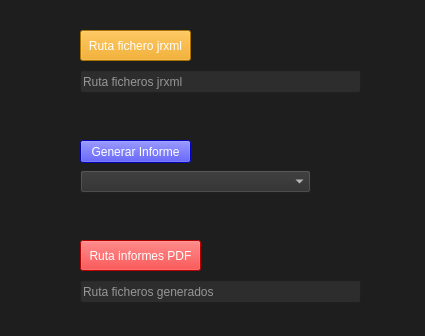
<?xml version="1.0" encoding="UTF-8"?>
<ui version="4.0">
 <class>Form</class>
 <widget class="QWidget" name="Form">
  <property name="geometry">
   <rect>
    <x>0</x>
    <y>0</y>
    <width>425</width>
    <height>336</height>
   </rect>
  </property>
  <property name="windowTitle">
   <string>Generar Informes Fábrica</string>
  </property>
  <property name="styleSheet">
   <string notr="true">background-color: rgb(30, 30, 30);
color:white;</string>
  </property>
  <widget class="QPushButton" name="btnGenInforme">
   <property name="geometry">
    <rect>
     <x>80</x>
     <y>140</y>
     <width>111</width>
     <height>23</height>
    </rect>
   </property>
   <property name="styleSheet">
    <string notr="true">background-color: blue;
color:white;
font: 700 9pt &quot;Segoe UI&quot;;</string>
   </property>
   <property name="text">
    <string>Generar Informe</string>
   </property>
  </widget>
  <widget class="QComboBox" name="comboBoxFicheros">
   <property name="geometry">
    <rect>
     <x>80</x>
     <y>170</y>
     <width>231</width>
     <height>23</height>
    </rect>
   </property>
   <property name="styleSheet">
    <string notr="true">background-color: rgb(45, 45, 45);
color:white;</string>
   </property>
  </widget>
  <widget class="QLineEdit" name="ruta_salida">
   <property name="geometry">
    <rect>
     <x>80</x>
     <y>280</y>
     <width>281</width>
     <height>23</height>
    </rect>
   </property>
   <property name="styleSheet">
    <string notr="true">background-color: rgb(45, 45, 45);
color:white;</string>
   </property>
   <property name="text">
    <string/>
   </property>
   <property name="readOnly">
    <bool>true</bool>
   </property>
   <property name="placeholderText">
    <string>Ruta ficheros generados</string>
   </property>
  </widget>
  <widget class="QLineEdit" name="ruta_entrada">
   <property name="geometry">
    <rect>
     <x>80</x>
     <y>70</y>
     <width>281</width>
     <height>23</height>
    </rect>
   </property>
   <property name="toolTip">
    <string>&lt;html&gt;&lt;head/&gt;&lt;body&gt;&lt;p&gt;Pulsar enter para actualizar la lista de ficheros&lt;/p&gt;&lt;/body&gt;&lt;/html&gt;</string>
   </property>
   <property name="styleSheet">
    <string notr="true">background-color: rgb(45, 45, 45);
color:white;</string>
   </property>
   <property name="text">
    <string/>
   </property>
   <property name="readOnly">
    <bool>true</bool>
   </property>
   <property name="placeholderText">
    <string>Ruta ficheros jrxml</string>
   </property>
  </widget>
  <widget class="QPushButton" name="cdrTxtRutaEntrada">
   <property name="geometry">
    <rect>
     <x>80</x>
     <y>30</y>
     <width>111</width>
     <height>31</height>
    </rect>
   </property>
   <property name="styleSheet">
    <string notr="true">background-color: rgb(239, 159, 0);
color:white;
font: 700 9pt &quot;Segoe UI&quot;;</string>
   </property>
   <property name="text">
    <string>Ruta fichero jrxml</string>
   </property>
  </widget>
  <widget class="QPushButton" name="cdrTxtRutaSalida">
   <property name="geometry">
    <rect>
     <x>80</x>
     <y>240</y>
     <width>121</width>
     <height>31</height>
    </rect>
   </property>
   <property name="styleSheet">
    <string notr="true">background-color: red;
color:white;
font: 700 9pt &quot;Segoe UI&quot;;</string>
   </property>
   <property name="text">
    <string>Ruta informes PDF</string>
   </property>
  </widget>
 </widget>
 <resources/>
 <connections/>
</ui>
